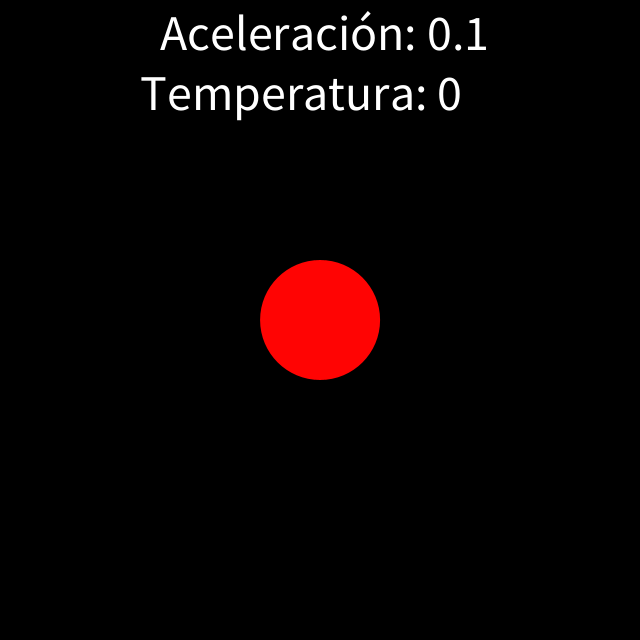
Frame 1 (no input)
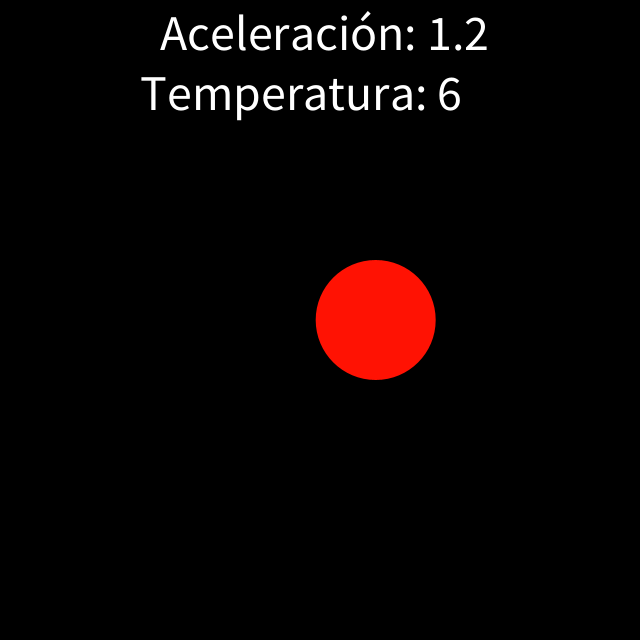
Frame 60 (the mouse pressed at the canvas centre just before this capture)
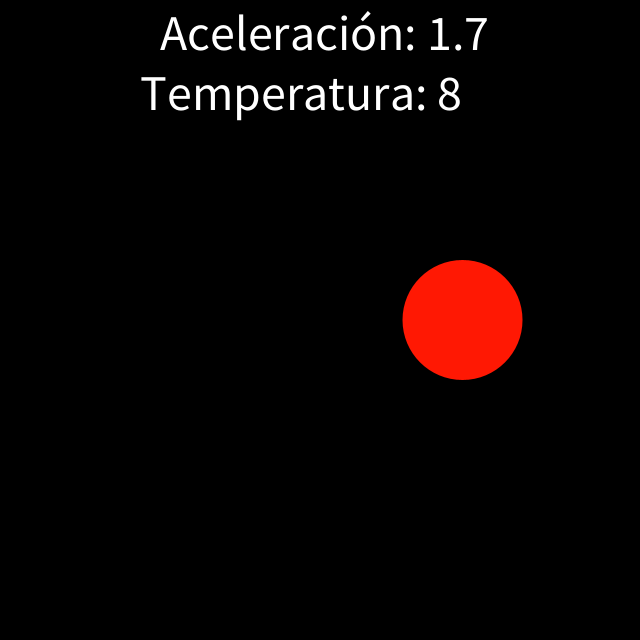
Frame 120 (the mouse held since frame 60 and released just before this capture)

The Processing sketch that drew these frames (run headless with seeded random() and noise(); from frame 60 on, the mouse is pressed at the canvas centre):

// Processing sketch: Temporizadores
// ── Temporizadores.pde
/*
ESTE PROGRAMA, MUESTRA ("SIMULA") EN PANTALLA UN CIRCULO
QUE OSCILA DE FORMA HORIZONTAL. CONFORME PASA EL TIEMPO
EL MOVIMIENTO VA ACELERANDO Y EL COLOR DE LA FIGURA 
VA PASANDO DE ROJO A AMARILLO, APARENTANDO UN INCREMENTO
EN LA TEMPERATURA. LAS "MEDICIONES" DE LA TEMPERATURA Y LA
ACELERACIÓN, SE IMPRIMEN EN LA VENTANA DEL PROGRAMA. 
*/


// DECLARACIÓN DE VARIABLES
boolean
aumentar = true; // Permite cambiar el sentido del movimiento (ayuda a generar la oscilación).


int
tiempo_actual = 0; // Almacena el valor del tiempo en [ms] desde que inició el programa. 


float
x = 0.0, // Variavle para almacenar la pocición 'x' del circulo.
aceleracion = 0.0, // Variable para simular la asceleración del circulo.
temperatura = 0.0; // Variable para simular la temperatura del circulo.


String
texto = ""; // Variable de texto para mostrar en pantalla los datos de 'temperatura' y 'aceleración'


color
temperatura_color, // Variable para controlar el cambio de color del circulo. 
color_inicial = #FF0303, // Color de la temperatura inicial.
color_final = #FAFF03; // Color de la temperatura final.


void setup(){
  
  size(640,640); // Tamaño de la ventana.
  x = width/2; // posición inicial del circulo.
  
}

void draw(){
  
  tiempo_actual = millis(); // Tiempo en [ms] de ejecución del programa.
  
  
  background(0); // Color de fondo de la pantalla.
  fill(255); // Rellenar las figuras de color blanco.
  
  
  aceleracion = tiempo_actual * 0.5e-3; // Calcular la 'aceleración' del circulo.
  aceleracion = constrain(aceleracion, 0, 20); // Restringir la aceleración al intevalo [0,20].
  
  
  texto = "Aceleración: " + nfc(aceleracion, 1); // Texto de la aceleración.
  textSize(50); // Tamaño del texto.
  text(texto, 160, 50); // Imprimir el texto en pantalla en la posición indicada. 
  
  
  // Condicional para cambiar el sentido del movimiento.
  aumentar = ( (x == 60) || (x == width - 60) ) ? !aumentar : aumentar; 
  x += ( aumentar ) ? aceleracion : -aceleracion;
  x = constrain(x, 60, width - 60); // Riestringir el valor de x para que la pelota no se salga de la ventana.
  
  
  temperatura = norm(aceleracion, 0, 20); // Pasar la aceleración al intervalo [0,1] para convertirla en 'temperatura'.
  temperatura_color = lerpColor(color_inicial, color_final, temperatura); // Calcular el color correspondiente a cada temperatura.
  
  
  texto = "Temperatura: " + round(temperatura*100); // Texto de la temperatura.
  text(texto, 140, 110); // Imprimir el texto en pantalla en la posición indicada.
  
  
  noStroke(); // Figuras sin lineas de contorno.
  fill(temperatura_color); // Rellenar las figuras del color indicado.
  circle(x, height/2, 120); // Generar un circulo en la posición indicada con el diametro indicado.
  
}
